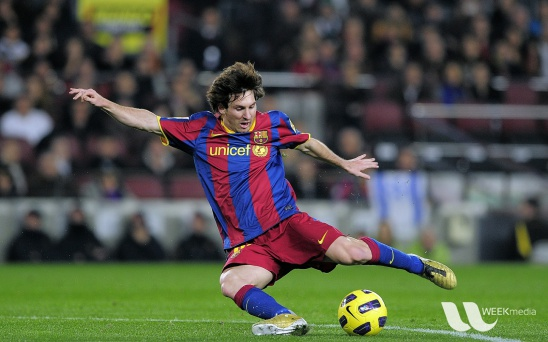
#> input picture messi5.jpg, 548 x 342 px, given in place of the camera
$ python 'bài 1.3.py'
#> lines starting #> are read from the running program, lines starting #| are printed output that depends on the picture; after the words box and inside, x2 and y2 are one past the last pixel; in counts of white or black regions, pixels touching at a corner belong together
import cv2 as cv
import numpy as np

cap = cv.VideoCapture(0)

while True:
    ret, frame = cap.read()
#> frame is the input picture: shape (342, 548, 3); mean B, G, R 72.4, 86, 82.2
    if not ret:
        break

    hsv = cv.cvtColor(frame, cv.COLOR_BGR2HSV)
#> hsv: shape (342, 548, 3); mean H, S, V 82.7, 87.7, 100.4

    # --- Define màu ---
    # Xanh dương
    lower_blue = np.array([110, 50, 50])
    upper_blue = np.array([130, 255, 255])
    mask_blue = cv.inRange(hsv, lower_blue, upper_blue)
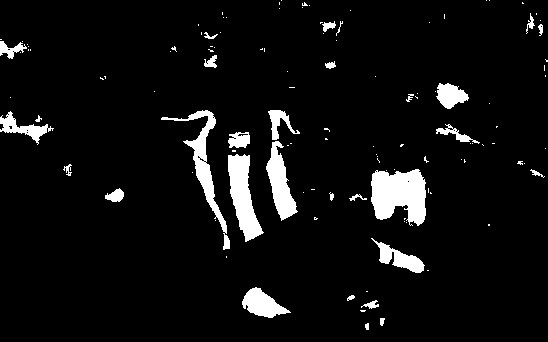
#> mask_blue: shape (342, 548); 6.2% white; 119 white regions (89 under 20 px), largest, box (x1, y1, x2, y2) and area: (371, 169, 426, 226) 2345, (228, 154, 264, 242) 1624, (161, 110, 230, 250) 1491

    # Xanh lá
    lower_green = np.array([40, 50, 50])
    upper_green = np.array([80, 255, 255])
    mask_green = cv.inRange(hsv, lower_green, upper_green)
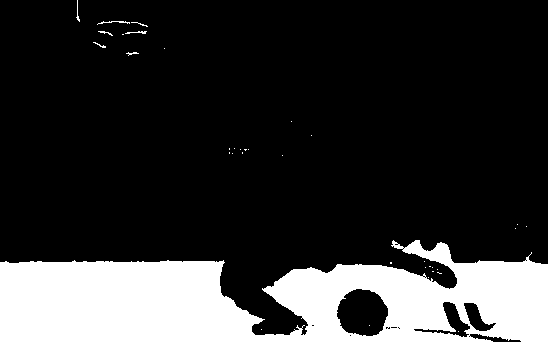
#> mask_green: shape (342, 548); 19.6% white; 36 white regions (28 under 20 px), largest, box (x1, y1, x2, y2) and area: (0, 240, 548, 342) 36517, (97, 21, 130, 25) 46, (125, 31, 147, 34) 35

    # Đỏ (cần 2 khoảng do vòng tròn HSV)
    lower_red1 = np.array([0, 50, 50])
    upper_red1 = np.array([10, 255, 255])
    lower_red2 = np.array([170, 50, 50])
    upper_red2 = np.array([180, 255, 255])
    mask_red = cv.inRange(hsv, lower_red1, upper_red1) + cv.inRange(hsv, lower_red2, upper_red2)
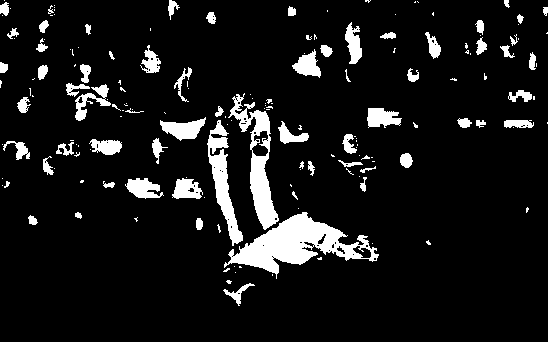
#> mask_red: shape (342, 548); 9.2% white; 173 white regions (107 under 20 px), largest, box (x1, y1, x2, y2) and area: (224, 212, 379, 279) 3972, (228, 93, 279, 230) 2148, (207, 120, 243, 246) 1561

    # --- Kết hợp mask ---
    combined_mask = cv.bitwise_or(mask_blue, mask_green)
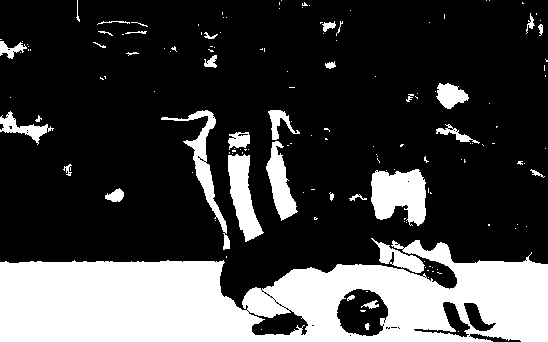
#> combined_mask: shape (342, 548); 25.8% white; 149 white regions (113 under 20 px), largest, box (x1, y1, x2, y2) and area: (0, 240, 548, 342) 37365, (371, 169, 426, 226) 2345, (228, 154, 264, 242) 1624
    combined_mask = cv.bitwise_or(combined_mask, mask_red)
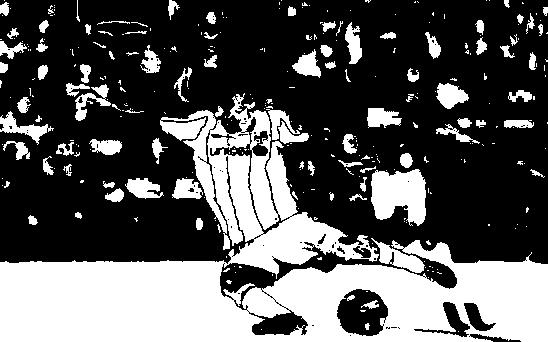
#> combined_mask: shape (342, 548); 35% white; 312 white regions (219 under 20 px), largest, box (x1, y1, x2, y2) and area: (0, 93, 548, 342) 50425, (371, 169, 426, 226) 2345, (371, 238, 425, 273) 693

    # --- Áp dụng mask lên ảnh gốc ---
    result = cv.bitwise_and(frame, frame, mask=combined_mask)
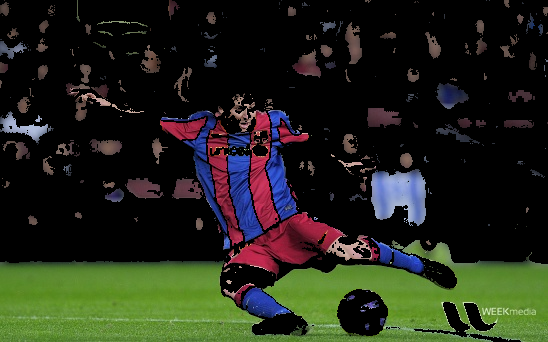
#> result: shape (342, 548, 3); mean B, G, R 25.8, 38.1, 34.3

    # Hiển thị
    cv.imshow('Original', frame)
    cv.imshow('Combined Mask', combined_mask)
    cv.imshow('Result', result)

    if cv.waitKey(5) & 0xFF == 27:  # ESC để thoát
#> (key Esc is pressed here)
        break

cap.release()
cv.destroyAllWindows()
